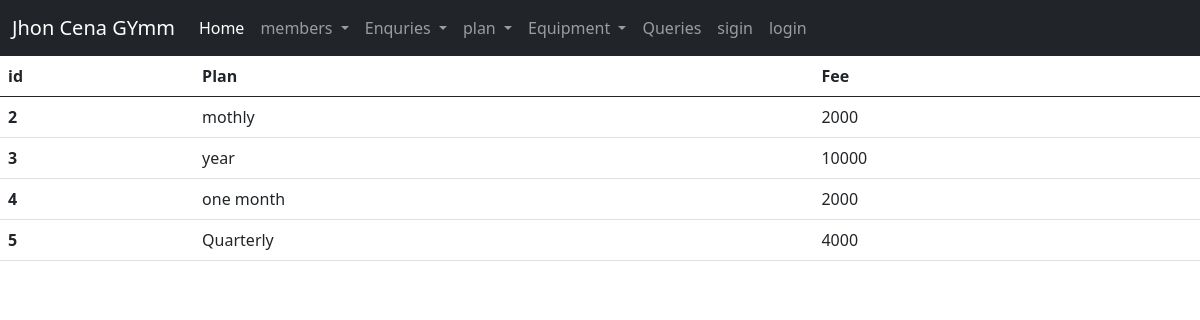
/plan/, run on the app's committed database.
### app1/models.py (models this page shows, shortened)
class gympaln(models.Model):
    plan=models.CharField(max_length=200)
    fee=models.IntegerField(default=True)

### app1/views.py (the view)
# urls.py: path('plan/',views.view_plan,name='plan'),\
def view_plan(request):
    plan = gympaln.objects.all()
    return render(request, 'app1/gymplan.html', {'plan':plan})

### app1/templates/app1/gymplan.html
{% include 'app1/base.html' %}
{% block content%}
<table class="table">
    <thead>
      <tr>
        <th scope="col">id</th>
        <th scope="col">Plan</th>
        <th scope="col">Fee</th>
      </tr>
    </thead>
    <tbody>
       {% for i in plan %}
        <tr>
            <th scope="row">{{ i.id }}</th>
            <td>{{ i.plan }}</td>
            <td>{{i.fee}}</td>
        </tr>
    {% endfor %}
    </tbody>
  </table>
{% endblock %}

### app1/templates/app1/base.html (style rules this page uses)
body { display: flex; flex-direction: column; min-height: 100vh; margin: 0; }

### data on the page
gympaln: id "2", plan "mothly", fee "2000"
gympaln: id "3", plan "year", fee "10000"
gympaln: id "4", plan "one month", fee "2000"
gympaln: id "5", plan "Quarterly", fee "4000"
